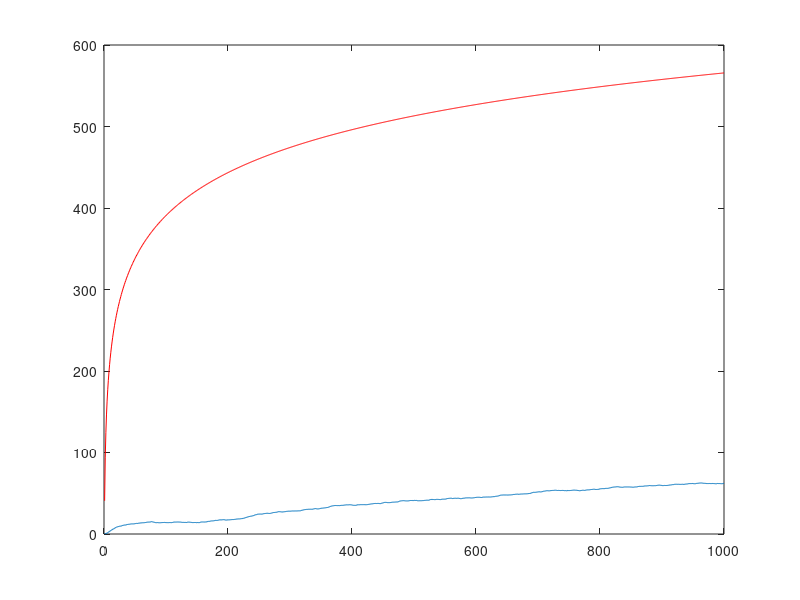

This chart was generated by the following MATLAB code:
% Multi-Armed Bandit (MAB)

% In this exercise we consider the UCB1 and the TS algorithms as examples
% of frequentist and Bayesian MAB algorithms, respectively, for the
% solutions of the stochastic MAB problem.

% Let us instantiate a stochastic MAB environment with 4 arms with
% Bernoulli distribution

clear
clc
close all

R = [0.2 0.3 0.7 0.5];
n_arms = length(R);

for ii = 1:n_arms
    mathcal_R(ii) = makedist('Binomial', 'p', R(ii));
    labels{ii} = ['a_' num2str(ii)];
end

% where a Bernoulli distribution is here defined with a Binomial
% distribution with n = 1. To get a reward at each round from these
% distributions we resort to the function random() which returns a random
% sample from the distribution.
%

T = 1000;

% 1. UCB1

% Compute expected pseudo regret L_T
n_rep = 10;

regret = zeros(T,n_rep);
for rr = 1:n_rep
    N = zeros(1,n_arms);
    U = ones(1,n_arms);
    cum_r = zeros(1,n_arms);
    for tt = 1:T
        %Decision
        hat_R = cum_r ./ N;
        B = sqrt(2 * log(tt) ./ N);
        if tt <= n_arms
            ind(tt) = tt;
        else
            U = min(1,hat_R + B);

            [~, ind(tt)] = max(U);
        end

        %Reward
        outcome = mathcal_R(ind(tt)).random();
        rewards(tt) = outcome;

        %Update statistics
        N(ind(tt)) = N(ind(tt)) + 1;
        cum_r(ind(tt)) = cum_r(ind(tt)) + outcome;
        regret(tt,rr) = max(R) - outcome;
    end
end

L_T = mean(cumsum(regret),2);

% Let us visualise how L_T evolves over time

figure();
plot(1:T, L_T); 

% And compare it with the theoretical upper bound 
Delta = max(R) - R;
Delta = Delta(Delta > 0);
UB = 8 * sum(1 ./ Delta) * log(1:T) + (1 + pi^2/3) * sum(1 ./ Delta);
hold on
h(3) = plot(1:T,UB,'r');

% We can see that the bound we theoretically derived is way larger than
% what we get as regret in a specific case. This is due to the fact that
% this bound holds for all possible MABs setting and while deriving it we
% performed some approximation which increased the distance from the real
% regret.

% 2. Thompson Sampling